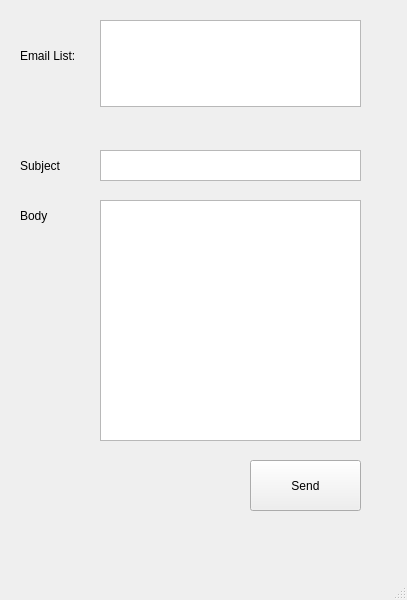
<?xml version="1.0" encoding="UTF-8"?>
<ui version="4.0">
 <class>MainWindow</class>
 <widget class="QMainWindow" name="MainWindow">
  <property name="geometry">
   <rect>
    <x>0</x>
    <y>0</y>
    <width>407</width>
    <height>600</height>
   </rect>
  </property>
  <property name="windowTitle">
   <string>MainWindow</string>
  </property>
  <widget class="QWidget" name="centralwidget">
   <widget class="QLabel" name="label">
    <property name="geometry">
     <rect>
      <x>20</x>
      <y>40</y>
      <width>81</width>
      <height>31</height>
     </rect>
    </property>
    <property name="text">
     <string>Email List:</string>
    </property>
   </widget>
   <widget class="QTextEdit" name="email_list">
    <property name="geometry">
     <rect>
      <x>100</x>
      <y>20</y>
      <width>261</width>
      <height>87</height>
     </rect>
    </property>
   </widget>
   <widget class="QLabel" name="subject_label">
    <property name="geometry">
     <rect>
      <x>20</x>
      <y>150</y>
      <width>81</width>
      <height>31</height>
     </rect>
    </property>
    <property name="text">
     <string>Subject</string>
    </property>
   </widget>
   <widget class="QTextEdit" name="subject">
    <property name="geometry">
     <rect>
      <x>100</x>
      <y>150</y>
      <width>261</width>
      <height>31</height>
     </rect>
    </property>
   </widget>
   <widget class="QTextEdit" name="body">
    <property name="geometry">
     <rect>
      <x>100</x>
      <y>200</y>
      <width>261</width>
      <height>241</height>
     </rect>
    </property>
   </widget>
   <widget class="QLabel" name="body_2">
    <property name="geometry">
     <rect>
      <x>20</x>
      <y>200</y>
      <width>81</width>
      <height>31</height>
     </rect>
    </property>
    <property name="text">
     <string>Body</string>
    </property>
   </widget>
   <widget class="QPushButton" name="send">
    <property name="geometry">
     <rect>
      <x>250</x>
      <y>460</y>
      <width>111</width>
      <height>51</height>
     </rect>
    </property>
    <property name="text">
     <string>Send</string>
    </property>
   </widget>
  </widget>
  <widget class="QMenuBar" name="menubar">
   <property name="geometry">
    <rect>
     <x>0</x>
     <y>0</y>
     <width>407</width>
     <height>26</height>
    </rect>
   </property>
  </widget>
  <widget class="QStatusBar" name="statusbar"/>
 </widget>
 <resources/>
 <connections/>
</ui>
